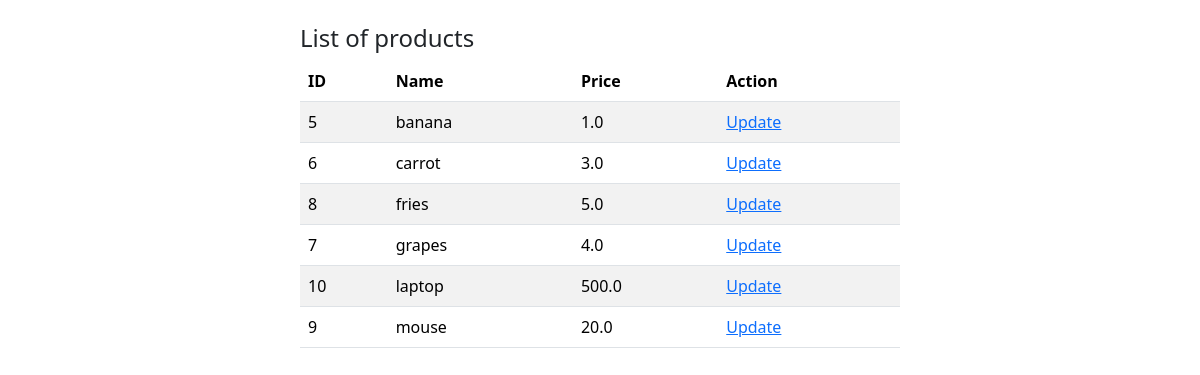
The app's page /product/list/, older data.
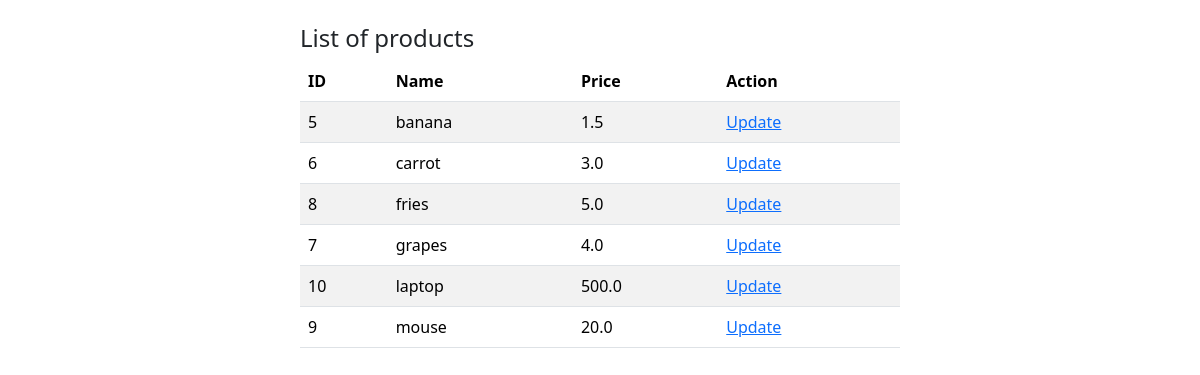
The same page, newer data.
### store/models.py (models this page shows, shortened)
class Product(models.Model):
  name = models.CharField(max_length=200, unique=True, null=False, help_text="Enter a product")
  price = models.FloatField(null=False, blank=False, default=0.0, validators=[MinValueValidator(0.0)], help_text="Price of the product")
  class Meta:
    ordering = ['name']

### store/views.py (the view)
# urls.py: path('product/list/', views.ProductListView.as_view(), name='product-list'),
class ProductListView(generic.ListView):
  model = Product
  queryset = Product.objects.all()
  context_object_name = 'product_list'
  template_name = 'product_list.html'

### store/templates/product_list.html (shortened to what this page needs)
{% extends "master.html" %}
{% block content %}
<div class="d-flex justify-content-center g-2 mt-4">
  <div class="col-6">
    <h4>List of products</h4>
    <table class="table table-striped ">
      <thead>
        <tr>
          <th scope="col">ID</th>
          <th scope="col">Name</th>
          <th scope="col">Price</th>
          <th scope="col">Action</th>
        </tr>
      </thead>
      <tbody>
        {% for product in product_list %}
          <tr class="">
            <td>{{ product.id }}</td>
            <td>{{ product.name }}</td>
            <td>{{ product.price }}</td>
            <td>
              <a href="{% url "product-update" product.pk %}">Update</a>
            </td>
          </tr>
        {% endfor %}
      </tbody>
    </table>
  </div>
</div>
{% endblock %}

Row changes from the older to the newer data that the page shows:
changed Product "banana": price "1.0" → "1.5"
